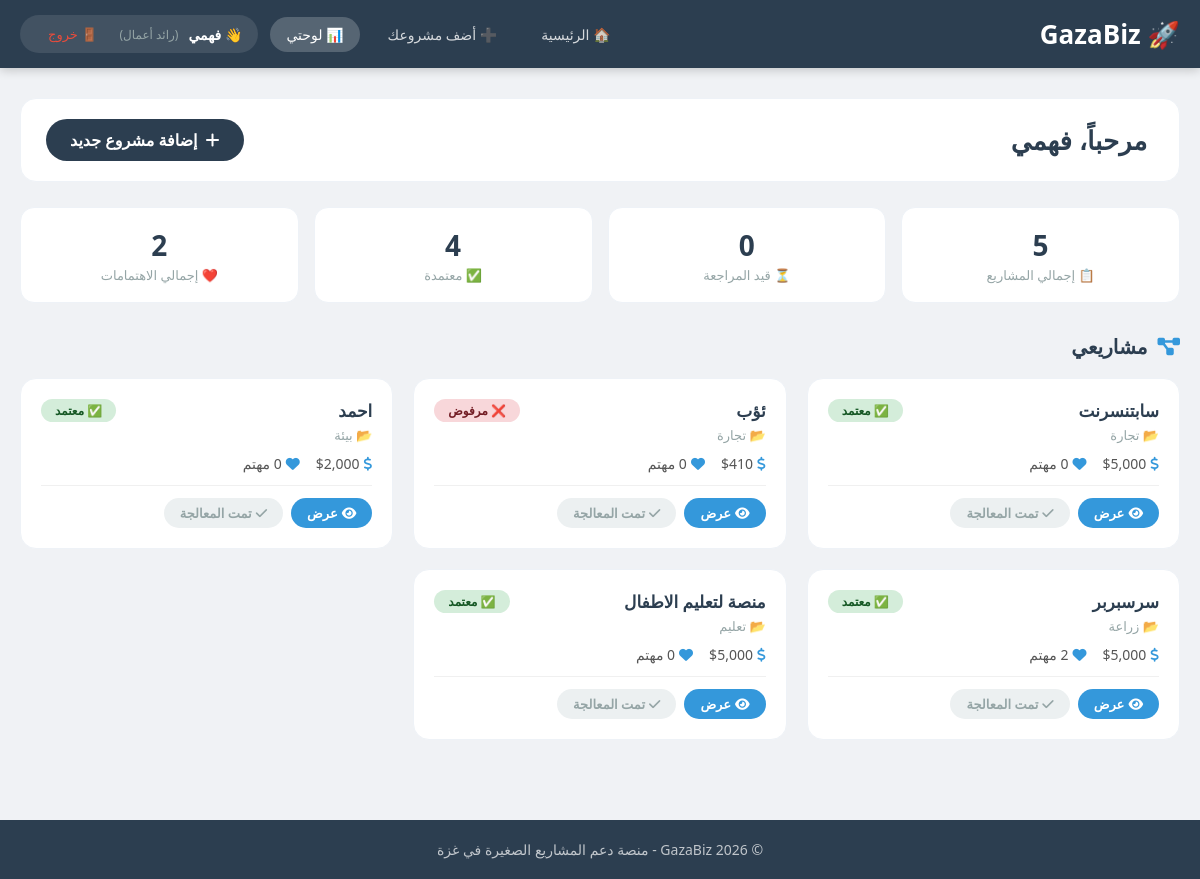
The app's page /dashboard.php (signed in) with its own data.
### tables this page shows
CREATE TABLE `projects` (
  `id` int(11) NOT NULL,
  `user_id` int(11) NOT NULL,
  `title` varchar(150) NOT NULL,
  `category` varchar(50) NOT NULL,
  `description` text NOT NULL,
  `target_budget` decimal(12,2) NOT NULL,
  `current_investment` decimal(12,2) DEFAULT 0.00,
  `interest_count` int(11) DEFAULT 0,
  `status` enum('pending','approved','rejected') DEFAULT 'pending',
  `created_at` timestamp NOT NULL DEFAULT current_timestamp()
);

### dashboard.php (the view, shortened to what this page needs)
<?php
require_once 'config/database.php';
$user_id = $_SESSION['user_id'];
$role = $_SESSION['role'];
$name = $_SESSION['name'];
$my_projects = [];
if ($role === 'entrepreneur') {
    $stmt = $pdo->prepare("SELECT * FROM projects WHERE user_id = ? ORDER BY created_at DESC");
    $stmt->execute([$user_id]);
    $my_projects = $stmt->fetchAll();
}
?>
<!DOCTYPE html>
<html lang="ar" dir="rtl">
<head>
    <link rel="stylesheet" href="https://cdnjs.cloudflare.com/ajax/libs/font-awesome/6.4.0/css/all.min.css">
</head>
<body>
    <header class="header">
        <div class="header-container">
            <div class="logo">
                <a href="index.php">🚀 GazaBiz</a>
            </div>
            <nav class="nav">
                <a href="index.php" class="nav-link">🏠 الرئيسية</a>
                <?php if ($role === 'entrepreneur'): ?>
                    <a href="project_submit.php" class="nav-link">➕ أضف مشروعك</a>
                <?php endif; ?>
                <a href="dashboard.php" class="nav-link active">📊 لوحتي</a>
                <div class="user-info">
                    <span class="user-name">👋 <?= htmlspecialchars($name) ?></span>
                    <span class="user-role">(<?= $role === 'entrepreneur' ? 'رائد أعمال' : ($role === 'investor' ? 'مستثمر' : 'مدير') ?>)</span>
                    <a href="logout.php" class="btn-logout">🚪 خروج</a>
                </div>
            </nav>
        </div>
    </header>
    <div class="page-wrapper">
        <div class="welcome-section">
            <h1><i class="fas fa-hand-wave"></i> مرحباً، <?= htmlspecialchars($name) ?></h1>
            <?php if ($role === 'entrepreneur'): ?>
                <a href="project_submit.php" class="btn-add">
                    <i class="fas fa-plus"></i> إضافة مشروع جديد
                </a>
            <?php endif; ?>
        </div>
        <?php if ($role === 'entrepreneur'): ?>
            <?php
            $total = count($my_projects);
            $pending = count(array_filter($my_projects, fn($p) => $p['status'] === 'pending'));
            $approved = count(array_filter($my_projects, fn($p) => $p['status'] === 'approved'));
            $total_interests = array_sum(array_column($my_projects, 'interest_count'));
            ?>
            <div class="stats-row">
                <div class="stat-box">
                    <span class="number"><?= $total ?></span>
                    <span class="label">📋 إجمالي المشاريع</span>
                </div>
                <div class="stat-box">
                    <span class="number"><?= $pending ?></span>
                    <span class="label">⏳ قيد المراجعة</span>
                </div>
                <div class="stat-box">
                    <span class="number"><?= $approved ?></span>
                    <span class="label">✅ معتمدة</span>
                </div>
                <div class="stat-box">
                    <span class="number"><?= $total_interests ?></span>
                    <span class="label">❤️ إجمالي الاهتمامات</span>
                </div>
            </div>
            <h2 class="section-title"><i class="fas fa-project-diagram"></i> مشاريعي</h2>
            <?php if (count($my_projects) > 0): ?>
                <div class="projects-grid">
                    <?php foreach ($my_projects as $project): ?>
                        <div class="project-card">
                            <div class="card-header">
                                <div>
                                    <div class="card-title"><?= htmlspecialchars($project['title']) ?></div>
                                    <div class="card-category">📂 <?= htmlspecialchars($project['category']) ?></div>
                                </div>
                                <span class="status-badge status-<?= $project['status'] ?>">
                                    <?= $project['status'] === 'pending' ? '⏳ قيد المراجعة' :
                                       ($project['status'] === 'approved' ? '✅ معتمد' : '❌ مرفوض') ?>
                                </span>
                            </div>
                            <div class="card-meta">
                                <span><i class="fas fa-dollar-sign"></i> $<?= number_format($project['target_budget']) ?></span>
                                <span><i class="fas fa-heart"></i> <?= $project['interest_count'] ?> مهتم</span>
                            </div>
                            <div class="card-actions">
                                <a href="project_details.php?id=<?= $project['id'] ?>" class="btn-sm btn-view">
                                    <i class="fas fa-eye"></i> عرض
                                </a>
                                <?php if ($project['status'] === 'pending'): ?>
                                    <a href="project_edit.php?id=<?= $project['id'] ?>" class="btn-sm btn-edit">
                                        <i class="fas fa-pen"></i> تعديل
                                    </a>
                                    <a href="project_delete.php?id=<?= $project['id'] ?>" class="btn-sm btn-delete" onclick="return confirm('هل أنت متأكد من حذف هذا المشروع؟')">
                                        <i class="fas fa-trash"></i> حذف
                                    </a>
                                <?php else: ?>
                                    <span class="btn-sm btn-done"><i class="fas fa-check"></i> تمت المعالجة</span>
                                <?php endif; ?>
                            </div>
                        </div>
                    <?php endforeach; ?>
                </div>
            <?php endif; ?>
        <?php endif; ?>
    </div>
    <footer class="footer">
        <p>© 2026 GazaBiz - منصة دعم المشاريع الصغيرة في غزة</p>
    </footer>
</body>
</html>

### dashboard.php (style rules this page uses)
* { margin: 0; padding: 0; box-sizing: border-box; }
body { font-family: 'Segoe UI', 'Tahoma', sans-serif; background: #f0f2f5; min-height: 100vh; }
.header { background: #2c3e50; color: #fff; padding: 15px 0; box-shadow: 0 2px 10px rgba(0,0,0,0.2); }
.header-container { max-width: 1200px; margin: 0 auto; display: flex; justify-content: space-between; align-items: center; padding: 0 20px; flex-wrap: wrap; gap: 10px; }
.logo a { color: #fff; text-decoration: none; font-size: 26px; font-weight: bold; }
.nav { display: flex; align-items: center; gap: 12px; flex-wrap: wrap; }
.nav-link { color: rgba(255,255,255,0.8); text-decoration: none; padding: 8px 16px; border-radius: 25px; transition: 0.3s; font-size: 14px; }
.nav-link.active { background: rgba(255,255,255,0.2); color: #fff; }
.user-info { display: flex; align-items: center; gap: 10px; background: rgba(255,255,255,0.1); padding: 6px 16px; border-radius: 25px; }
.user-name { color: #fff; font-weight: bold; font-size: 14px; }
.user-role { color: #95a5a6; font-size: 12px; }
.btn-logout { color: #e74c3c; text-decoration: none; font-size: 13px; padding: 4px 12px; border-radius: 15px; transition: 0.3s; }
.page-wrapper { max-width: 1200px; margin: 0 auto; padding: 30px 20px; }
.welcome-section { display: flex; justify-content: space-between; align-items: center; flex-wrap: wrap; margin-bottom: 25px; padding: 20px 25px; background: #fff; border-radius: 16px; border: 1px solid #eef2f7; }
.welcome-section h1 { font-size: 26px; color: #2c3e50; }
.welcome-section .btn-add { background: #2c3e50; color: #fff; padding: 10px 24px; border-radius: 25px; text-decoration: none; font-weight: 600; transition: 0.3s; display: inline-flex; align-items: center; gap: 8px; }
.stats-row { display: grid; grid-template-columns: repeat(auto-fit, minmax(150px, 1fr)); gap: 15px; margin-bottom: 30px; }
.stat-box { background: #fff; padding: 18px 20px; border-radius: 14px; text-align: center; border: 1px solid #eef2f7; }
.stat-box .number { font-size: 28px; font-weight: 700; color: #2c3e50; }
.stat-box .label { font-size: 13px; color: #95a5a6; display: block; margin-top: 2px; }
.section-title { font-size: 20px; color: #2c3e50; margin-bottom: 18px; display: flex; align-items: center; gap: 10px; }
.section-title i { color: #3498db; }
.projects-grid { display: grid; grid-template-columns: repeat(auto-fill, minmax(280px, 1fr)); gap: 20px; margin-bottom: 30px; }
.project-card { background: #fff; border-radius: 16px; padding: 20px; border: 1px solid #eef2f7; transition: 0.3s; }
.project-card .card-header { display: flex; justify-content: space-between; align-items: flex-start; }
.project-card .card-title { font-size: 17px; font-weight: 700; color: #2c3e50; margin-bottom: 4px; }
.project-card .card-category { font-size: 13px; color: #95a5a6; }
.project-card .status-badge { padding: 3px 14px; border-radius: 20px; font-size: 12px; font-weight: 600; white-space: nowrap; }
.status-approved { background: #d4edda; color: #155724; }
.status-rejected { background: #f8d7da; color: #721c24; }
.project-card .card-meta { display: flex; gap: 16px; margin: 10px 0 12px; font-size: 14px; color: #555; flex-wrap: wrap; }
.project-card .card-meta span { display: flex; align-items: center; gap: 4px; }
.project-card .card-meta i { color: #3498db; }
.project-card .card-actions { display: flex; gap: 8px; flex-wrap: wrap; margin-top: 10px; padding-top: 12px; border-top: 1px solid #f0f0f0; }
.btn-sm { padding: 6px 16px; border-radius: 20px; font-size: 13px; text-decoration: none; font-weight: 600; transition: 0.3s; display: inline-flex; align-items: center; gap: 4px; border: none; cursor: pointer; }
.btn-view { background: #3498db; color: #fff; }
.btn-done { background: #ecf0f1; color: #95a5a6; }
.footer { background: #2c3e50; color: rgba(255,255,255,0.7); padding: 20px 20px; text-align: center; font-size: 14px; margin-top: 20px; }

### records on screen
projects: title "سابتنسرنت", category "تجارة", status "✅ معتمد", target_budget "5,000"
projects: title "ئؤب", category "تجارة", status "❌ مرفوض", target_budget "410"
projects: title "احمد", category "بيئة", status "✅ معتمد", target_budget "2,000"
projects: title "سرسبربر", category "زراعة", status "✅ معتمد", target_budget "5,000"
projects: title "منصة لتعليم الاطفال", category "تعليم", status "✅ معتمد", target_budget "5,000", interest_count "0"

### other values on screen
$name "فهمي"
$total "5"
$pending "0"
$approved "4"
$total_interests "2"
